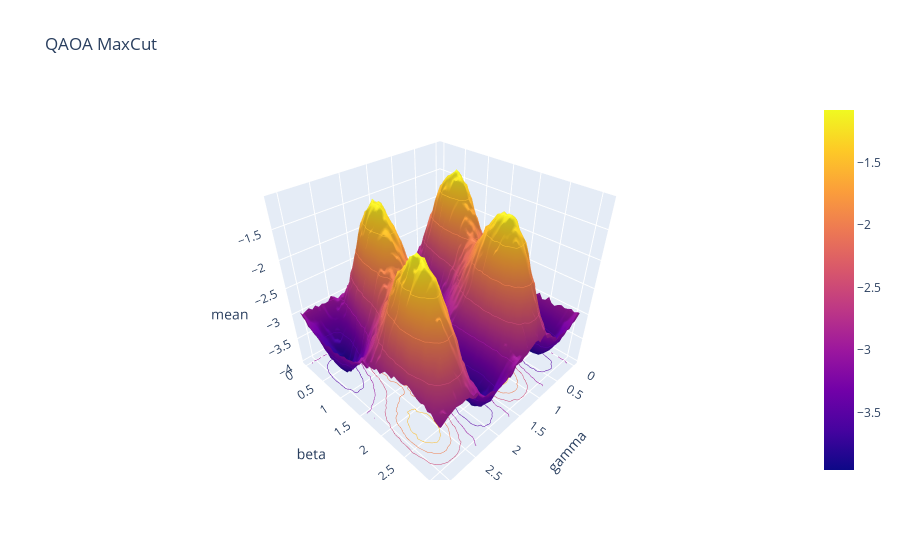

Notebook code cell kept with this figure:
### Code cell
# Plot landscape in 3D 
a_gamma = np.arange(0, np.pi, step_size)
b_beta = np.arange(0, np.pi, step_size)
fig = go.Figure(data=go.Surface(z=landscape, x=a_gamma, y=b_beta))

fig.update_traces(contours_z=dict(show=True, usecolormap=True, highlightcolor='limegreen', project_z=True))


fig.update_layout(title="QAOA MaxCut", scene=dict(
    xaxis_title="gamma",
    yaxis_title="beta",
    zaxis_title="mean"
))

### Figure 1 — Plotly figure (JSON) as saved in the notebook; plotly's stock layout.template omitted (floating-point values rounded to 4 significant figures; data arrays with more than 128 entries replaced by an {"elided": "..."} marker saying what was removed)
{"data": [{"contours": {"z": {"highlightcolor": "limegreen", "project": {"z": true}, "show": true, "usecolormap": true}}, "type": "surface", "x": [0, 0.06, 0.12, 0.18, 0.24, 0.3, 0.36, 0.42, 0.48, 0.54, 0.6, 0.66, 0.72, 0.78, 0.84, 0.9, 0.96, 1.02, 1.08, 1.14, 1.2, 1.26, 1.32, 1.38, 1.44, 1.5, 1.56, 1.62, 1.68, 1.74, 1.8, 1.86, 1.92, 1.98, 2.04, 2.1, 2.16, 2.22, 2.28, 2.34, 2.4, 2.46, 2.52, 2.58, 2.64, 2.7, 2.76, 2.82, 2.88, 2.94, 3, 3.06, 3.12], "y": [0, 0.06, 0.12, 0.18, 0.24, 0.3, 0.36, 0.42, 0.48, 0.54, 0.6, 0.66, 0.72, 0.78, 0.84, 0.9, 0.96, 1.02, 1.08, 1.14, 1.2, 1.26, 1.32, 1.38, 1.44, 1.5, 1.56, 1.62, 1.68, 1.74, 1.8, 1.86, 1.92, 1.98, 2.04, 2.1, 2.16, 2.22, 2.28, 2.34, 2.4, 2.46, 2.52, 2.58, 2.64, 2.7, 2.76, 2.82, 2.88, 2.94, 3, 3.06, 3.12], "z": {"elided": "105x105 float values"}}], "layout": {"scene": {"xaxis": {"title": {"text": "gamma"}}, "yaxis": {"title": {"text": "beta"}}, "zaxis": {"title": {"text": "mean"}}}, "title": {"text": "QAOA MaxCut"}}}
